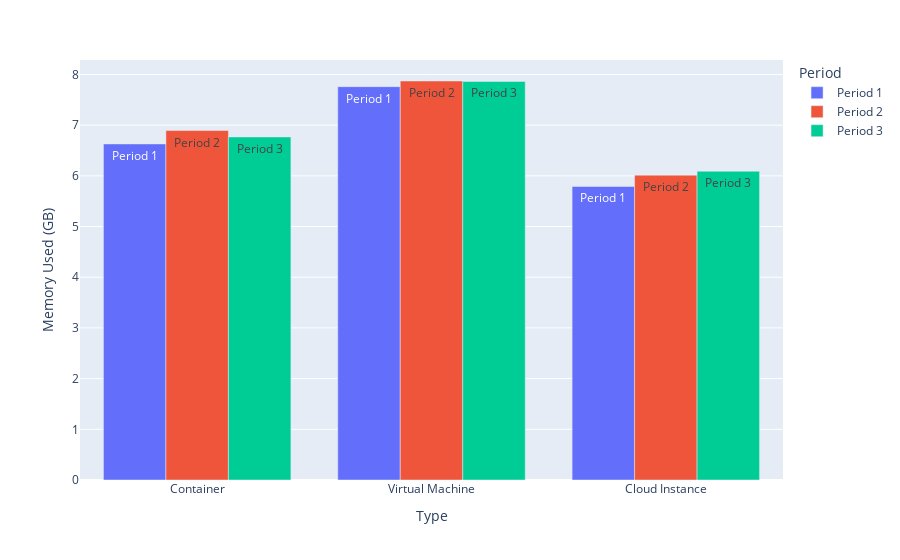

Write notebook code for a chart like this one.
### Code cell
# Bar plot of the average memory usage for apache web server under 8G memory stress

container_apache_memory_8G_average_df = container_apache_memory_8G_average.transpose().reset_index().rename(columns={0: "Memory Used (GB)", "index": "Period"})
container_apache_memory_8G_average_df["Type"] = "Container"

vm_apache_memory_8G_average_df = vm_apache_memory_8G_average.transpose().reset_index().rename(columns={0: "Memory Used (GB)", "index": "Period"})
vm_apache_memory_8G_average_df["Type"] = "Virtual Machine"

ec2_apache_memory_8G_average_df = ec2_apache_memory_8G_average.transpose().reset_index().rename(columns={0: "Memory Used (GB)", "index": "Period"})
ec2_apache_memory_8G_average_df["Type"] = "Cloud Instance"

df_8G_average = pd.concat([container_apache_memory_8G_average_df,vm_apache_memory_8G_average_df,ec2_apache_memory_8G_average_df])


fig = px.bar(df_8G_average, x="Type", y="Memory Used (GB)",
             color='Period', barmode="group",text="Period")
fig.show()

### Figure 1 — Plotly figure (JSON) as saved in the notebook; plotly's stock layout.template omitted (floating-point values rounded to 4 significant figures)
{"data": [{"alignmentgroup": "True", "hovertemplate": "Period=%{text}<br>Type=%{x}<br>Memory Used (GB)=%{y}<extra></extra>", "legendgroup": "Period 1", "marker": {"color": "#636efa", "pattern": {"shape": ""}}, "name": "Period 1", "offsetgroup": "Period 1", "orientation": "v", "showlegend": true, "text": ["Period 1", "Period 1", "Period 1"], "textposition": "auto", "type": "bar", "x": ["Container", "Virtual Machine", "Cloud Instance"], "xaxis": "x", "y": [6.63, 7.76, 5.79], "yaxis": "y"}, {"alignmentgroup": "True", "hovertemplate": "Period=%{text}<br>Type=%{x}<br>Memory Used (GB)=%{y}<extra></extra>", "legendgroup": "Period 2", "marker": {"color": "#EF553B", "pattern": {"shape": ""}}, "name": "Period 2", "offsetgroup": "Period 2", "orientation": "v", "showlegend": true, "text": ["Period 2", "Period 2", "Period 2"], "textposition": "auto", "type": "bar", "x": ["Container", "Virtual Machine", "Cloud Instance"], "xaxis": "x", "y": [6.894, 7.872, 6.014], "yaxis": "y"}, {"alignmentgroup": "True", "hovertemplate": "Period=%{text}<br>Type=%{x}<br>Memory Used (GB)=%{y}<extra></extra>", "legendgroup": "Period 3", "marker": {"color": "#00cc96", "pattern": {"shape": ""}}, "name": "Period 3", "offsetgroup": "Period 3", "orientation": "v", "showlegend": true, "text": ["Period 3", "Period 3", "Period 3"], "textposition": "auto", "type": "bar", "x": ["Container", "Virtual Machine", "Cloud Instance"], "xaxis": "x", "y": [6.767, 7.863, 6.091], "yaxis": "y"}], "layout": {"barmode": "group", "legend": {"title": {"text": "Period"}, "tracegroupgap": 0}, "margin": {"t": 60}, "xaxis": {"anchor": "y", "domain": [0, 1], "title": {"text": "Type"}}, "yaxis": {"anchor": "x", "domain": [0, 1], "title": {"text": "Memory Used (GB)"}}}}
